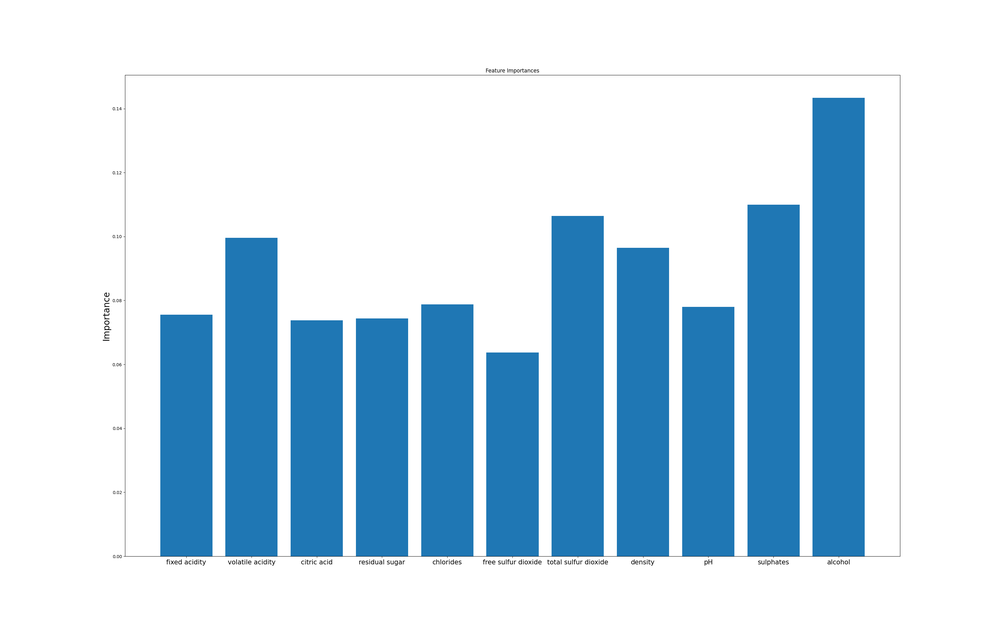
#> input picture Feature_Importance/RandomForestClassifier_Feature_Importance.png, 1000 x 625 px, shrunk from 3200 x 2000 before the run
$ python -i feat_impt.py   (imports and definitions only)
#> lines starting #> are read from the running program, lines starting #| are printed output that depends on the picture
'''
Name: Justin Tan
Assignment: Final Project
Date: March 20 2024
File: feat_impt.py
'''

import numpy as np
import pandas as pd
from sklearn.ensemble import RandomForestClassifier
from sklearn.linear_model import LogisticRegression
import shap
from sklearn.model_selection import train_test_split
import matplotlib.pyplot as plt
import os
'''
Type: Function
Name: normalize
Purpose: perform normalization for dataset to handle
Parameters: standard deviation (sd), mean (mean), value to be normalized (val)
---------------------------------------------------------------------------------------------------------------------------------
Type: Class
Name: FeatImportance
Purpose: Performs pre-processing of data and contain the functions required to apply class imbalance strategies and test them
Parameters: dataset (data)
---------------------------------------------------------------------------------------------------------------------------------
Type: Function
Name: __init__
Purpose: Pre-processing of data, train-test splits and normalization of data
Parameters: Dataset
---------------------------------------------------------------------------------------------------------------------------------
Type: Function
Name: check_if_same
Purpose: Ensures that the dataset produced is the correct dataset, that is, the features normalized correctly
Parameters: None
---------------------------------------------------------------------------------------------------------------------------------
Type: Function
Name: random_forest_importance
Purpose: Uses a random forest classifier to determine the influence each feature has on prediction. Outputs 2 graphs
Parameters: None
'''


def normalize(sd, mean, val):
    return (val - mean)/sd

class FeatImportance:

    def __init__(self, data):
        self.data = data
        self.wholeX = data.iloc[:,:-1]
        self.wholeY = data.iloc[:,-1]
        X = self.wholeX.copy()
        y = self.wholeY.copy()
        X_train, X_test, y_train, y_test = train_test_split(X, y, test_size = 0.2, random_state = 0, shuffle = False)
        means = X_train.mean()
        stds = X_train.std()
        X_train_normalized = X_train.apply(lambda x: normalize(stds[x.name], means[x.name], x), axis=0)
        X_test_normalized = X_test.apply(lambda x: normalize(stds[x.name], means[x.name], x), axis=0)
        self.train = pd.concat([X_train_normalized, y_train], axis=1)
        self.test = pd.concat([X_test_normalized, y_test], axis=1)

    # [66 lines left out: functions check_if_same, random_forest_importance, not called in this run]


>>> import cv2
>>> picture = cv2.imread('Feature_Importance/RandomForestClassifier_Feature_Importance.png', cv2.IMREAD_GRAYSCALE)
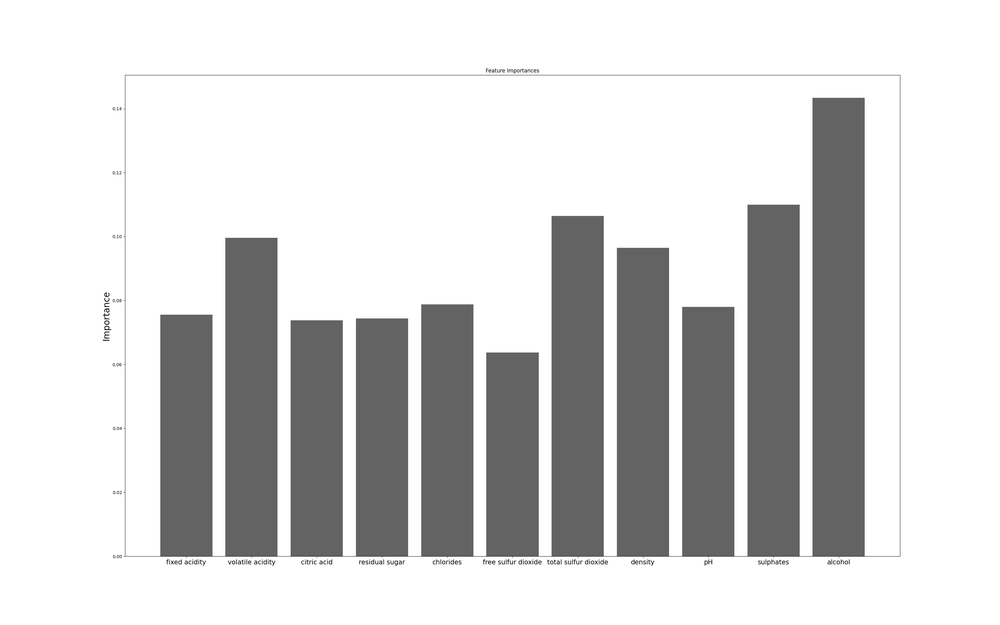
#> picture: shape (625, 1000); min 14, max 255, mean 212.5
#> (the run stopped early here; a loop or call above may not have finished)
